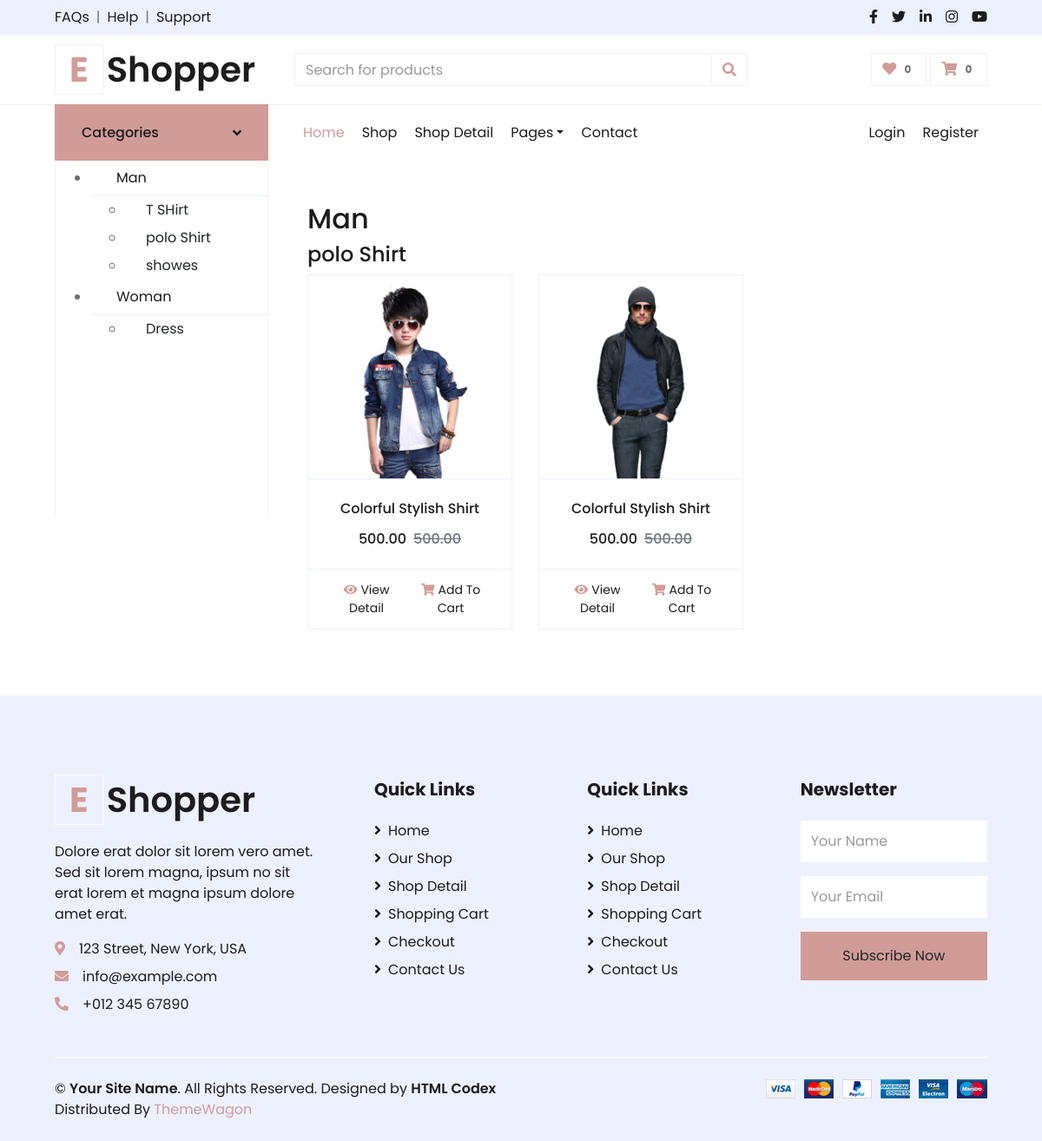
The page /category/1/subcategory/2/ on the database its author committed.
### shop/models.py (models this page shows, shortened)
class Category(models.Model):
    name = models.CharField(max_length=100, unique=True)

class Subcategory(models.Model):
    name = models.CharField(max_length=100)
    category = models.ForeignKey(Category, related_name='subcategories', on_delete=models.CASCADE)

class Product(models.Model):
    title=models.CharField(max_length=100)
    image=models.ImageField(upload_to='static/product')
    price=models.DecimalField(max_digits=10,decimal_places=2)
    discount_price=models.DecimalField(max_digits=10,decimal_places=2)
    description=models.CharField(max_length=500)
    aditional_information=models.CharField(max_length=1000)
    catagory_name=models.ForeignKey(Category,related_name="catagory", on_delete=models.CASCADE )
    subcategory = models.ForeignKey(Subcategory, related_name='products', on_delete=models.CASCADE)
    quantity=models.DecimalField(max_digits=100,decimal_places=2)
    feature=models.BooleanField(default=True)
    active=models.BooleanField(default=True)

### shop/views.py (the view)
# urls.py: path('category/<int:category_id>/', CategoryView.as_view(), name='category'),
class CategoryView(BaseContextMixin,View):
    def get(self, request, category_id=None, subcategory_id=None, *args, **kwargs):
        category = get_object_or_404(Category, pk=category_id) if category_id else None
        subcategory = get_object_or_404(Subcategory, pk=subcategory_id) if subcategory_id else None
        products = Product.objects.all()
        if category:
            products = products.filter(catagory_name=category)
        if subcategory:
            products = products.filter(subcategory=subcategory)
        context =self.get_context_data (
            category= category,
            subcategory= subcategory,
            products= products,
        )
        return render(request, "shop/catagorybase.html", context)

### shop/views.py (called while the page is built)
    def get_context_data(self, **kwargs):
        context = kwargs
        context["Subcategory"] = Subcategory.objects.all()
        context["Categories"] = Category.objects.all()
        return context

### templates/shop/catagorybase.html (shortened to what this page needs)
{% extends "../index.html" %} {% load static %} {% block details %}
<div class="container mt-5">
  <h2>{% if category %}{{ category.name }}{% endif %}</h2>
  <h4>{% if subcategory %}{{ subcategory.name }}{% endif %}</h4>
  <div class="row">
    {% if products %} {% for p in products %}
    <div class="col-lg-4 col-md-6 col-sm-12 pb-1">
          <div class="card product-item border-0 mb-4">
            <div
              class="card-header product-img position-relative overflow-hidden bg-transparent border p-0"
            >
              <img
              class="img-fluid w-100"
              src="{{p.image.url}}"
              alt="{{p.title}}"
            />
            </div>
            <div
              class="card-body border-left border-right text-center p-0 pt-4 pb-3"
            >
              <h6 class="text-truncate mb-3">{{p.title}}</h6>
              <div class="d-flex justify-content-center">
                <h6>{{p.discount_price}}</h6>
                <h6 class="text-muted ml-2"><del>{{p.discount_price}}</del></h6>
              </div>
            </div>
            <div
              class="card-footer d-flex justify-content-between bg-light border"
            >
              <a href="" class="btn btn-sm text-dark p-0"
                ><i class="fas fa-eye text-primary mr-1"></i>View Detail</a
              >
              <a href="" class="btn btn-sm text-dark p-0"
                ><i class="fas fa-shopping-cart text-primary mr-1"></i>Add To
                Cart</a
              >
            </div>
          </div>
        </div>
      {% endfor %} {% else %}
      <p>No products available in this category or subcategory.</p>
      {% endif %}
    </div>
  </div>
  {% endblock details %}

### templates/index.html (shortened to what this page needs)
<!DOCTYPE html>
{% load static %}
<html lang="en">
<head>
    <link href="https://cdnjs.cloudflare.com/ajax/libs/font-awesome/5.10.0/css/all.min.css" rel="stylesheet">
    <link href="{% static "lib/owlcarousel/assets/owl.carousel.min.css" %} " rel="stylesheet">
    <link href="{% static "css/style.css" %} " rel="stylesheet">
</head>
<body>
    <div class="container-fluid">
        <div class="row bg-secondary py-2 px-xl-5">
            <div class="col-lg-6 d-none d-lg-block">
                <div class="d-inline-flex align-items-center">
                    <a class="text-dark" href="">FAQs</a>
                    <span class="text-muted px-2">|</span>
                    <a class="text-dark" href="">Help</a>
                    <span class="text-muted px-2">|</span>
                    <a class="text-dark" href="">Support</a>
                </div>
            </div>
            <div class="col-lg-6 text-center text-lg-right">
                <div class="d-inline-flex align-items-center">
                    <a class="text-dark px-2" href="">
                        <i class="fab fa-facebook-f"></i>
                    </a>
                    <a class="text-dark px-2" href="">
                        <i class="fab fa-twitter"></i>
                    </a>
                    <a class="text-dark px-2" href="">
                        <i class="fab fa-linkedin-in"></i>
                    </a>
                    <a class="text-dark px-2" href="">
                        <i class="fab fa-instagram"></i>
                    </a>
                    <a class="text-dark pl-2" href="">
                        <i class="fab fa-youtube"></i>
                    </a>
                </div>
            </div>
        </div>
        <div class="row align-items-center py-3 px-xl-5">
            <div class="col-lg-3 d-none d-lg-block">
                <a href="" class="text-decoration-none">
                    <h1 class="m-0 display-5 font-weight-semi-bold"><span class="text-primary font-weight-bold border px-3 mr-1">E</span>Shopper</h1>
                </a>
            </div>
            <div class="col-lg-6 col-6 text-left">
                <form action="">
                    <div class="input-group">
                        <input type="text" class="form-control" placeholder="Search for products">
                        <div class="input-group-append">
                            <span class="input-group-text bg-transparent text-primary">
                                <i class="fa fa-search"></i>
                            </span>
                        </div>
                    </div>
                </form>
            </div>
            <div class="col-lg-3 col-6 text-right">
                <a href="" class="btn border">
                    <i class="fas fa-heart text-primary"></i>
                    <span class="badge">0</span>
                </a>
                <a href="" class="btn border">
                    <i class="fas fa-shopping-cart text-primary"></i>
                    <span class="badge">0</span>
                </a>
            </div>
        </div>
    </div>
    <div class="container-fluid mb-5">
        <div class="row border-top px-xl-5">
            <div class="col-lg-3 d-none d-lg-block">
                <a class="btn shadow-none d-flex align-items-center justify-content-between bg-primary text-white w-100" data-toggle="collapse" href="#navbar-vertical" style="height: 65px; margin-top: -1px; padding: 0 30px;">
                    <h6 class="m-0">Categories</h6>
                    <i class="fa fa-angle-down text-dark"></i>
                </a>
                <nav class="collapse show navbar navbar-vertical navbar-light align-items-start p-0 border border-top-0 border-bottom-0" id="navbar-vertical">
                    <div class="navbar-nav w-100 overflow-hidden" style="height: 410px">
                        <ul >
                            {% for c in Categories %}
                                <li>
                                    <a href="" class="nav-item nav-link" style="text-decoration=none;text-style=none;">{{ c.name }}</a>
                                    <ul>
                                        {% if c.subcategories.all %}
                                            {% for s in c.subcategories.all %}
                                                <li>
                                                    <a href="" class="dropdown-item">{{ s.name }}</a>
                                                </li>
                                            {% endfor %}
                                        {% else %}
                                            <li>No subcategories available</li>
                                        {% endif %}
                                    </ul>
                                </li>
                            {% endfor %}
                        </ul>
                    </div>
                </nav>
            </div>
            <div class="col-lg-9">
                <nav class="navbar navbar-expand-lg bg-light navbar-light py-3 py-lg-0 px-0">
                    <div class="collapse navbar-collapse justify-content-between" id="navbarCollapse">
                        <div class="navbar-nav mr-auto py-0">
                            <a href="{% url "home" %}" class="nav-item nav-link active">Home</a>
                            <a href="{% url "shop" %} " class="nav-item nav-link">Shop</a>
                            <a href="detail.html" class="nav-item nav-link">Shop Detail</a>
                            <div class="nav-item dropdown">
                                <a href="#" class="nav-link dropdown-toggle" data-toggle="dropdown">Pages</a>
                            </div>
                            <a href="contact.html" class="nav-item nav-link">Contact</a>
                        </div>
                        <div class="navbar-nav ml-auto py-0">
                            <a href="" class="nav-item nav-link">Login</a>
                            <a href="" class="nav-item nav-link">Register</a>
                        </div>
                    </div>
                </nav>
                {% block details %}
                {% endblock  %}
            </div>
        </div>
    </div>
    <div class="container-fluid bg-secondary text-dark mt-5 pt-5">
        <div class="row px-xl-5 pt-5">
            <div class="col-lg-4 col-md-12 mb-5 pr-3 pr-xl-5">
                <a href="" class="text-decoration-none">
                    <h1 class="mb-4 display-5 font-weight-semi-bold"><span class="text-primary font-weight-bold border border-white px-3 mr-1">E</span>Shopper</h1>
                </a>
                <p>Dolore erat dolor sit lorem vero amet. Sed sit lorem magna, ipsum no sit erat lorem et magna ipsum dolore amet erat.</p>
                <p class="mb-2"><i class="fa fa-map-marker-alt text-primary mr-3"></i>123 Street, New York, USA</p>
                <p class="mb-2"><i class="fa fa-envelope text-primary mr-3"></i>info@example.com</p>
                <p class="mb-0"><i class="fa fa-phone-alt text-primary mr-3"></i>+012 345 67890</p>
            </div>
            <div class="col-lg-8 col-md-12">
                <div class="row">
                    <div class="col-md-4 mb-5">
                        <h5 class="font-weight-bold text-dark mb-4">Quick Links</h5>
                        <div class="d-flex flex-column justify-content-start">
                            <a class="text-dark mb-2" href="index.html"><i class="fa fa-angle-right mr-2"></i>Home</a>
                            <a class="text-dark mb-2" href="shop.html"><i class="fa fa-angle-right mr-2"></i>Our Shop</a>
                            <a class="text-dark mb-2" href="detail.html"><i class="fa fa-angle-right mr-2"></i>Shop Detail</a>
                            <a class="text-dark mb-2" href="cart.html"><i class="fa fa-angle-right mr-2"></i>Shopping Cart</a>
                            <a class="text-dark mb-2" href="checkout.html"><i class="fa fa-angle-right mr-2"></i>Checkout</a>
                            <a class="text-dark" href="contact.html"><i class="fa fa-angle-right mr-2"></i>Contact Us</a>
                        </div>
                    </div>
                    <div class="col-md-4 mb-5">
                        <h5 class="font-weight-bold text-dark mb-4">Quick Links</h5>
                        <div class="d-flex flex-column justify-content-start">
                            <a class="text-dark mb-2" href="index.html"><i class="fa fa-angle-right mr-2"></i>Home</a>
                            <a class="text-dark mb-2" href="shop.html"><i class="fa fa-angle-right mr-2"></i>Our Shop</a>
                            <a class="text-dark mb-2" href="detail.html"><i class="fa fa-angle-right mr-2"></i>Shop Detail</a>
                            <a class="text-dark mb-2" href="cart.html"><i class="fa fa-angle-right mr-2"></i>Shopping Cart</a>
                            <a class="text-dark mb-2" href="checkout.html"><i class="fa fa-angle-right mr-2"></i>Checkout</a>
                            <a class="text-dark" href="contact.html"><i class="fa fa-angle-right mr-2"></i>Contact Us</a>
                        </div>
                    </div>
                    <div class="col-md-4 mb-5">
                        <h5 class="font-weight-bold text-dark mb-4">Newsletter</h5>
                        <form action="">
                            <div class="form-group">
                                <input type="text" class="form-control border-0 py-4" placeholder="Your Name" required="required" />
                            </div>
                            <div class="form-group">
                                <input type="email" class="form-control border-0 py-4" placeholder="Your Email"
                                    required="required" />
                            </div>
                            <div>
                                <button class="btn btn-primary btn-block border-0 py-3" type="submit">Subscribe Now</button>
                            </div>
                        </form>
                    </div>
                </div>
            </div>
        </div>
        <div class="row border-top border-light mx-xl-5 py-4">
            <div class="col-md-6 px-xl-0">
                <p class="mb-md-0 text-center text-md-left text-dark">
                    &copy; <a class="text-dark font-weight-semi-bold" href="#">Your Site Name</a>. All Rights Reserved. Designed
                    by
                    <a class="text-dark font-weight-semi-bold" href="https://htmlcodex.com">HTML Codex</a><br>
                    Distributed By <a href="https://themewagon.com" target="_blank">ThemeWagon</a>
                </p>
            </div>
            <div class="col-md-6 px-xl-0 text-center text-md-right">
                <img class="img-fluid" src="img/payments.png" alt="">
            </div>
        </div>
    </div>
</body>
</html>

### rows shown on the page
Category: name "Man"
Subcategory: name "T SHirt"
Subcategory: name "polo Shirt"
Subcategory: name "showes"
Category: name "Woman"
Subcategory: name "Dress"
Product: image (picture), title "Colorful Stylish Shirt", discount_price "500.00"
Product: image (picture), title "Colorful Stylish Shirt", discount_price "500.00"
